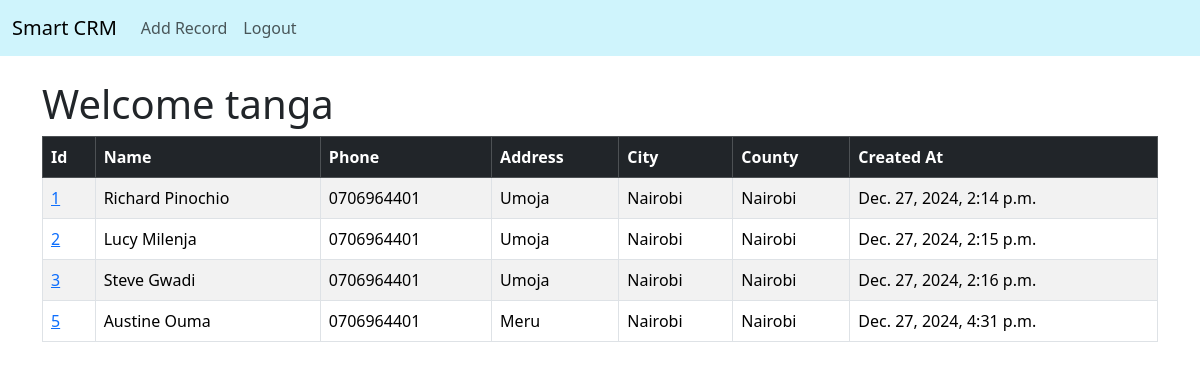
The app's page / (signed in) with its own data.
### website/models.py (models this page shows, shortened)
class Record(models.Model):
    created_at = models.DateTimeField(auto_now_add=True)
    first_name = models.CharField(max_length=100)
    last_name = models.CharField(max_length=100)
    address = models.CharField(max_length=100)
    city = models.CharField(max_length=100)
    county = models.CharField(max_length=100)
    postcode = models.CharField(max_length=100)
    email = models.EmailField()
    phone = models.CharField(max_length=100)
    KRA_PIN = models.CharField(max_length=11)

### website/views.py (the view)
# urls.py: 2. Add a URL to urlpatterns:  path('', views.home, name='home')
def home(request):
    records = Record.objects.all()
    if request.method == 'POST':
        username = request.POST['username']
        password = request.POST['password']
        user = authenticate(request,username=username, password=password)
        if user is not None:
            login(request, user)
            messages.success(request, "You have been logged in!")
            return redirect('home')
        else:
            messages.error(request, "Error logging in - please try again")
            return redirect('home')
    else:
        return render(request, 'website/home.html', {'records':records})

### website/templates/website/home.html (shortened to what this page needs)
{%extends 'website/base.html'%}'}
{%block content%}
 {% if user.is_authenticated %}
<h1>Welcome {{user.username}}</h1>
<table class="table table-striped table-hover table-bordered">
    <thead class="table-dark">
        <tr>
            <th scope="col">Id</th>
            <th scope="col">Name</th>
            <th scope="col">Phone</th>
            <th scope="col">Address</th>
            <th scope="col">City</th>
            <th scope="col">County</th>
            <th scope="col">Created At</th>
        </tr>
    </thead>
    <tbody>
        {% if records %}
        {%for record in records%}
        <tr>
            <td> <a href="{% url 'record' record.id %}">{{record.id}} </a> </td>
            <td>{{record.first_name}} {{record.last_name}}</td>
            <td>{{record.phone}}</td>
            <td>{{record.address}}</td>
            <td>{{record.city}}</td>
            <td>{{record.county}}</td>
            <td>{{record.created_at}}</td>
        </tr>
        {%endfor%}
        {% else %}
        <tr>
            <td colspan="7">No records found.</td>
        </tr>
        {%endif%}
    </tbody>
</table>
{% endif %}
{%endblock%}

### website/templates/website/base.html (shortened to what this page needs)
<!doctype html>
<html lang="en">
<head>
    <link href="https://cdn.jsdelivr.net/npm/bootstrap@5.3.3/dist/css/bootstrap.min.css" rel="stylesheet">
</head>
<body>
    {% include 'website/navbar.html' %}
    <div  class="container">
        <br />
        {% block content %}
        {% endblock %}
    </div>
</body>
</html>

### website/templates/website/navbar.html (shortened to what this page needs)
<!DOCTYPE html>
<html lang="en" xmlns="http://www.w3.org/1999/xhtml">
<head>
</head>
<body>
    <nav class="navbar navbar-expand-lg bg-info-subtle">
        <div class="container-fluid">
            <a class="navbar-brand" href="{% url 'home'%}">Smart CRM</a>
            <div class="collapse navbar-collapse" id="navbarSupportedContent">
                <ul class="navbar-nav me-auto mb-2 mb-lg-0">
                    {% if user.is_authenticated %}
                    <li class="nav-item">
                        <a class="nav-link" href="{% url 'add_record' %}">Add Record</a>
                    </li>
                    <li class="nav-item">
                        <a class="nav-link" href="{% url 'logout' %}">Logout</a>
                    </li>
                    {%endif %}
                </ul>
            </div>
        </div>
    </nav>
</body>
</html>

### records on screen
Record: id "1", first_name "Richard", last_name "Pinochio", phone "0706964401", address "Umoja", city "Nairobi", county "Nairobi", created_at "Dec. 27, 2024, 2:14 p.m."
Record: id "2", first_name "Lucy", last_name "Milenja", phone "0706964401", address "Umoja", city "Nairobi", county "Nairobi", created_at "Dec. 27, 2024, 2:15 p.m."
Record: id "3", first_name "Steve", last_name "Gwadi", phone "0706964401", address "Umoja", city "Nairobi", county "Nairobi", created_at "Dec. 27, 2024, 2:16 p.m."
Record: id "5", first_name "Austine", last_name "Ouma", phone "0706964401", address "Meru", city "Nairobi", county "Nairobi", created_at "Dec. 27, 2024, 4:31 p.m."

### other values on screen
{{ user.username }} "tanga"
